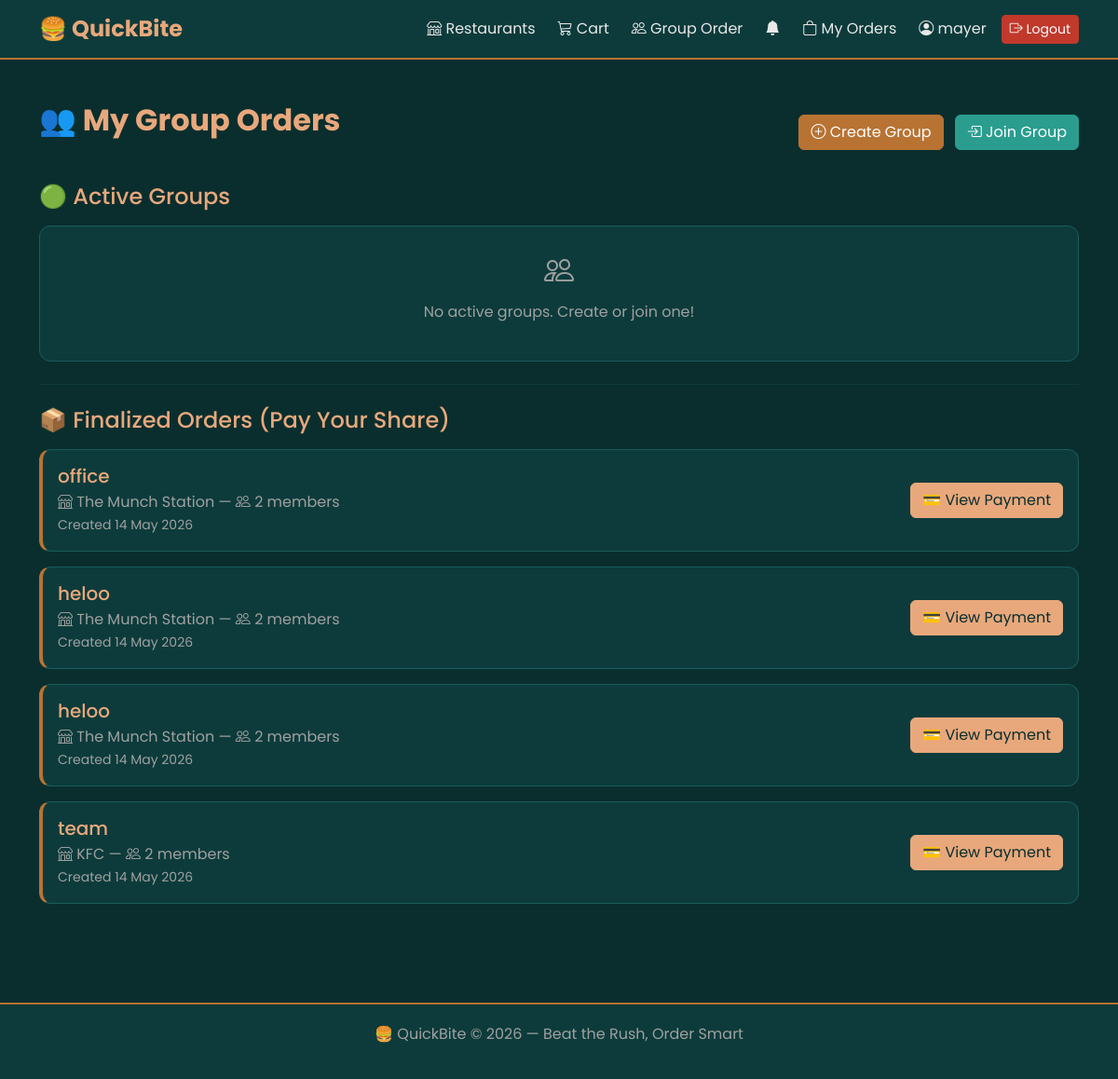
The app's page /groups/ (signed in), older data.
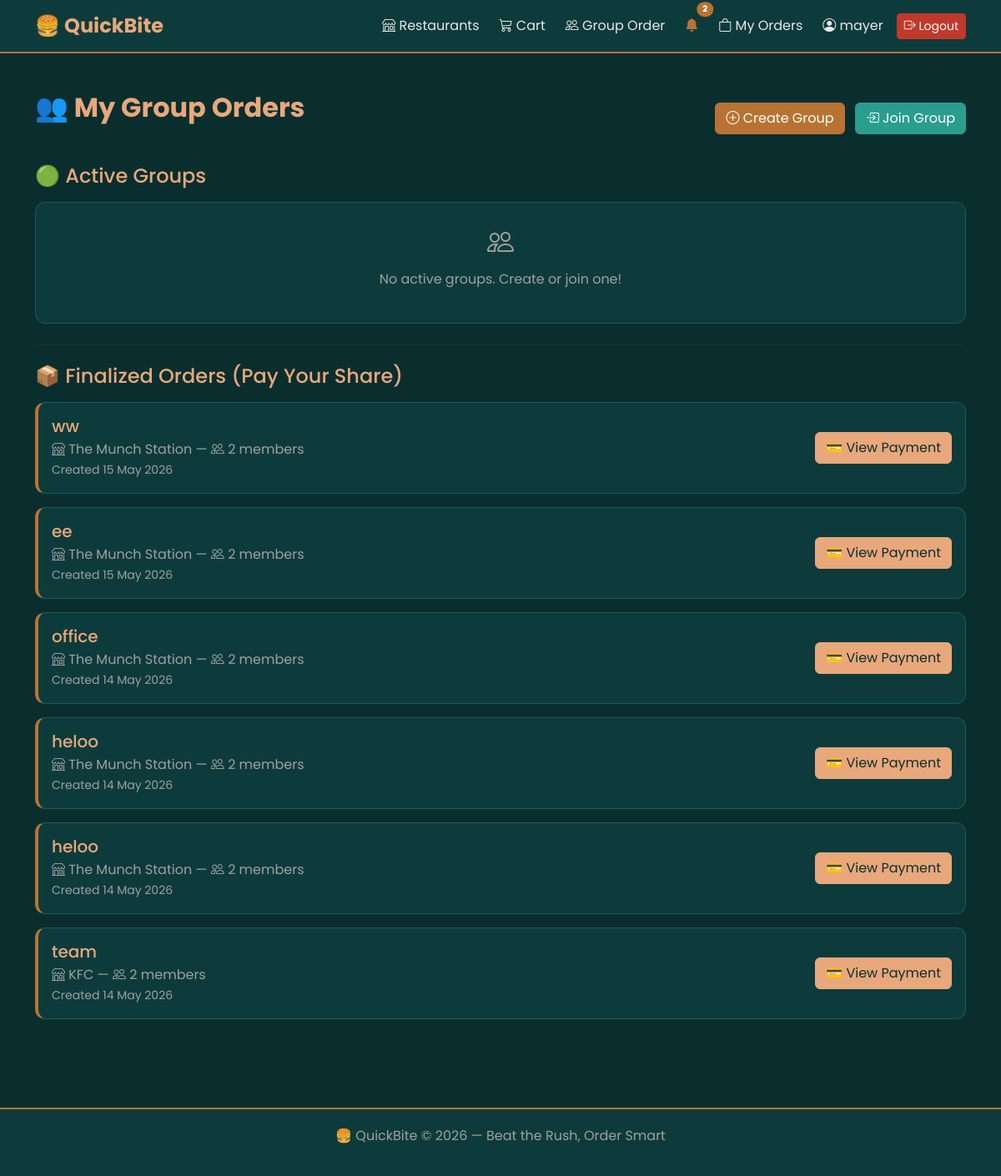
The same page, newer data.
### group_order/models.py (models this page shows, shortened)
class GroupOrder(models.Model):
    name = models.CharField(max_length=100)
    invite_code = models.CharField(max_length=8, unique=True, blank=True)
    restaurant = models.ForeignKey(
        Restaurant, on_delete=models.CASCADE,
        null=True, blank=True
    )
    created_by =  models.ForeignKey(
        settings.AUTH_USER_MODEL,
        on_delete=models.CASCADE,
        related_name='created_groups'
    )
    members = models.ManyToManyField(
        settings.AUTH_USER_MODEL,
        related_name='group_orders',
        blank=True
    )
    is_active = models.BooleanField(default=True)
    created_at = models.DateTimeField(auto_now_add=True)
    main_order = models.OneToOneField(
        'orders.Order',
        on_delete=models.SET_NULL,
        null=True, blank=True,
        related_name='group_order'
    )
    def get_total_members(self):
        return self.members.count()

### restaurants/models.py (models this page shows, shortened)
class Restaurant(models.Model):
    owner = models.OneToOneField(
        settings.AUTH_USER_MODEL,
        on_delete=models.CASCADE,
        related_name='restaurant'
    )
    name = models.CharField(max_length=100)
    description = models.TextField()
    image = models.ImageField(upload_to='restaurant_images/', blank=True, null=True)
    address = models.CharField(max_length=255)
    phone = models.CharField(max_length=15, blank=True, null=True)
    opening_time = models.TimeField(blank=True, null=True)
    closing_time = models.TimeField(blank=True, null=True)
    is_active = models.BooleanField(default=True)

### group_order/views.py (the view)
# urls.py: path('', views.group_list, name='group_list'),
@login_required
def group_list(request):
    my_active_groups = GroupOrder.objects.filter(
        members=request.user,
        is_active=True
    )
    my_finalized_groups = GroupOrder.objects.filter(
        members=request.user,
        is_active=False
    ).order_by('-created_at')[:10]
    return render(request, 'group_order/group_list.html', {
        'groups': my_active_groups,
        'finalized_groups': my_finalized_groups,
    })

### orders/views.py (called while the page is built)
def notification_count(request):
    if request.user.is_authenticated:
        count = request.user.notifications.filter(is_read=False).count()
        return {'unread_notifications': count}
    return {'unread_notifications': 0}

### templates/group_order/group_list.html (shortened to what this page needs)
{% extends 'base.html' %}
{% block content %}
<div class="d-flex justify-content-between align-items-center mb-4">
    <h2 class="section-title">👥 My Group Orders</h2>
    <div>
        <a href="{% url 'group_order:create_group' %}"
           class="btn btn-success">
            <i class="bi bi-plus-circle"></i> Create Group
        </a>
        <a href="{% url 'group_order:join_group' %}"
           class="btn btn-primary ms-2">
            <i class="bi bi-box-arrow-in-right"></i> Join Group
        </a>
    </div>
</div>
<h4 style="color:var(--copper-bright);" class="mb-3">
    🟢 Active Groups
</h4>
{% for group in groups %}
<div class="card p-3 mb-3"
     style="border-left:4px solid var(--teal-accent);">
    <div class="d-flex justify-content-between align-items-center">
        <div>
            <h5 class="mb-1">
                <a href="{% url 'group_order:group_detail' group.id %}"
                   style="color:var(--copper-bright);
                          text-decoration:none;">
                    {{ group.name }}
                </a>
            </h5>
            <p class="mb-0" style="color:#a0a0a0;">
                <i class="bi bi-shop"></i>
                {{ group.restaurant.name }}
                —
                <i class="bi bi-people"></i>
                {{ group.get_total_members }} members
            </p>
            <small style="color:#a0a0a0;">
                Code:
                <strong style="color:var(--copper-bright);
                               letter-spacing:2px;">
                    {{ group.invite_code }}
                </strong>
            </small>
        </div>
        <a href="{% url 'group_order:group_detail' group.id %}"
           class="btn btn-primary">
            Open →
        </a>
    </div>
</div>
{% empty %}
<div class="card p-4 text-center" style="color:#a0a0a0;">
    <i class="bi bi-people" style="font-size:2rem;"></i>
    <p class="mt-2">No active groups. Create or join one!</p>
</div>
{% endfor %}
{% if finalized_groups %}
<hr class="my-4">
<h4 style="color:var(--copper-bright);" class="mb-3">
    📦 Finalized Orders (Pay Your Share)
</h4>
{% for group in finalized_groups %}
<div class="card p-3 mb-3"
     style="border-left:4px solid var(--copper);">
    <div class="d-flex justify-content-between align-items-center">
        <div>
            <h5 class="mb-1" style="color:var(--copper-bright);">
                {{ group.name }}
            </h5>
            <p class="mb-0" style="color:#a0a0a0;">
                <i class="bi bi-shop"></i>
                {{ group.restaurant.name }}
                —
                <i class="bi bi-people"></i>
                {{ group.get_total_members }} members
            </p>
            <small style="color:#a0a0a0;">
                Created {{ group.created_at|date:"d M Y" }}
            </small>
        </div>
        <a href="{% url 'group_order:group_payment_summary' group.id %}"
           class="btn btn-warning">
            💳 View Payment
        </a>
    </div>
</div>
{% endfor %}
{% endif %}
{% endblock %}

### templates/base.html (shortened to what this page needs)
<!DOCTYPE html>
<html lang="en">
<head>
    <link href="https://cdn.jsdelivr.net/npm/bootstrap@5.3.0/dist/css/bootstrap.min.css" rel="stylesheet">
    <link href="https://cdn.jsdelivr.net/npm/bootstrap-icons@1.10.5/font/bootstrap-icons.css" rel="stylesheet">
</head>
<body>
<nav class="navbar navbar-expand-lg navbar-dark">
    <div class="container">
        <a class="navbar-brand" href="{% url 'home' %}">
            🍔 QuickBite
        </a>
        <div class="collapse navbar-collapse" id="navbarNav">
            <ul class="navbar-nav ms-auto align-items-center gap-2">
                <li class="nav-item">
                    <a class="nav-link" href="{% url 'home' %}">
                        <i class="bi bi-shop"></i> Restaurants
                    </a>
                </li>
                <li class="nav-item">
                    <a class="nav-link" href="{% url 'orders:view_cart' %}">
                        <i class="bi bi-cart3"></i> Cart
                    </a>
                </li>
                <li class="nav-item">
                    <a class="nav-link" href="{% url 'group_order:group_list' %}">
                        <i class="bi bi-people"></i> Group Order
                    </a>
                </li>
                {% if user.is_authenticated %}
                <li class="nav-item">
                    <a class="nav-link position-relative"
                       href="{% url 'orders:notifications' %}">
                        <i class="bi bi-bell-fill"
                           style="color:{% if unread_notifications > 0 %}#b87333{% else %}#e8e8e8{% endif %};">
                        </i>
                        {% if unread_notifications > 0 %}
                        <span class="position-absolute top-0 start-100 translate-middle badge rounded-pill"
                              style="background:#b87333; font-size:0.65rem;">
                            {{ unread_notifications }}
                        </span>
                        {% endif %}
                    </a>
                </li>
                    <li class="nav-item">
                        <a class="nav-link" href="{% url 'orders:my_orders' %}">
                            <i class="bi bi-bag"></i> My Orders
                        </a>
                    </li>
                    <li class="nav-item">
                        <a class="nav-link" href="{% url 'accounts:profile' %}">
                            <i class="bi bi-person-circle"></i>
                            {{ user.first_name|default:user.username }}
                        </a>
                    </li>
                    <li class="nav-item">
                        <form method="post" action="{% url 'accounts:logout' %}">
                            <button type="submit" class="btn btn-sm btn-danger">
                                <i class="bi bi-box-arrow-right"></i> Logout
                            </button>
                        </form>
                    </li>
                {% endif %}
            </ul>
        </div>
    </div>
</nav>
<div class="page-wrapper">
    <div class="container">
        {% block content %}
        {% endblock %}
    </div>
</div>
<div class="footer">
    <p>🍔 QuickBite &copy; 2026 — Beat the Rush, Order Smart</p>
</div>
</body>
</html>

Row changes from the older to the newer data that the page shows:
added GroupOrder: name "ww", restaurant.name "The Munch Station", get_total_members "2", created_at "15 May 2026"
added GroupOrder: name "ee", restaurant.name "The Munch Station", get_total_members "2", created_at "15 May 2026"
Text that changed along with them:
{{ unread_notifications }}: (not shown) → "2"
